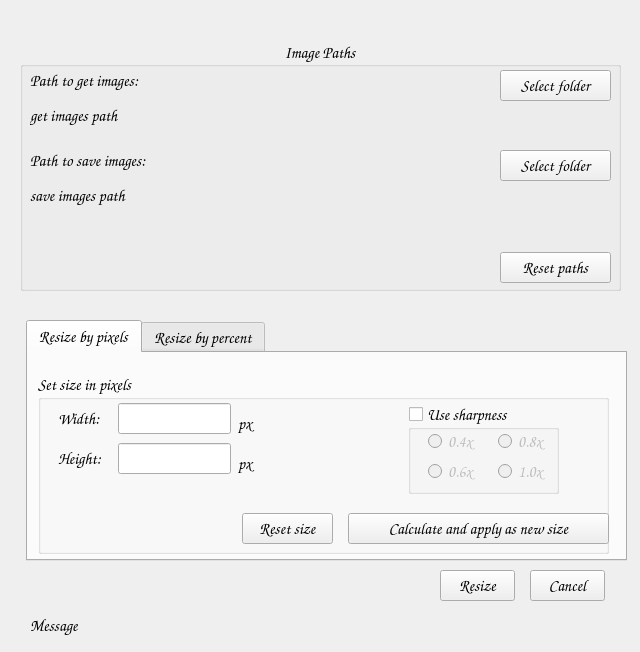
<?xml version="1.0" encoding="UTF-8"?>
<ui version="4.0">
 <class>mw_window</class>
 <widget class="QMainWindow" name="mw_window">
  <property name="geometry">
   <rect>
    <x>0</x>
    <y>0</y>
    <width>640</width>
    <height>652</height>
   </rect>
  </property>
  <property name="font">
   <font>
    <family>Comic Sans MS</family>
    <pointsize>12</pointsize>
   </font>
  </property>
  <property name="windowTitle">
   <string>Batch Image Resizer</string>
  </property>
  <widget class="QWidget" name="centralwidget">
   <widget class="QGroupBox" name="gb_paths">
    <property name="geometry">
     <rect>
      <x>20</x>
      <y>40</y>
      <width>601</width>
      <height>251</height>
     </rect>
    </property>
    <property name="title">
     <string>Image Paths</string>
    </property>
    <property name="alignment">
     <set>Qt::AlignCenter</set>
    </property>
    <property name="flat">
     <bool>true</bool>
    </property>
    <widget class="QLabel" name="lb_path_get">
     <property name="geometry">
      <rect>
       <x>10</x>
       <y>25</y>
       <width>141</width>
       <height>31</height>
      </rect>
     </property>
     <property name="text">
      <string>Path to get images:</string>
     </property>
    </widget>
    <widget class="QLabel" name="lb_path_save">
     <property name="geometry">
      <rect>
       <x>10</x>
       <y>110</y>
       <width>151</width>
       <height>20</height>
      </rect>
     </property>
     <property name="text">
      <string>Path to save images:</string>
     </property>
    </widget>
    <widget class="QPushButton" name="pb_open_images_path">
     <property name="geometry">
      <rect>
       <x>480</x>
       <y>30</y>
       <width>111</width>
       <height>31</height>
      </rect>
     </property>
     <property name="text">
      <string>Select folder</string>
     </property>
    </widget>
    <widget class="QPushButton" name="pb_save_images_path">
     <property name="geometry">
      <rect>
       <x>480</x>
       <y>110</y>
       <width>111</width>
       <height>31</height>
      </rect>
     </property>
     <property name="text">
      <string>Select folder</string>
     </property>
    </widget>
    <widget class="QLabel" name="lb_get_images_path">
     <property name="geometry">
      <rect>
       <x>10</x>
       <y>60</y>
       <width>581</width>
       <height>31</height>
      </rect>
     </property>
     <property name="text">
      <string>get images path</string>
     </property>
    </widget>
    <widget class="QLabel" name="lb_save_images_path">
     <property name="geometry">
      <rect>
       <x>10</x>
       <y>140</y>
       <width>581</width>
       <height>31</height>
      </rect>
     </property>
     <property name="text">
      <string>save images path</string>
     </property>
    </widget>
    <widget class="QPushButton" name="pb_reset_paths">
     <property name="geometry">
      <rect>
       <x>480</x>
       <y>212</y>
       <width>111</width>
       <height>31</height>
      </rect>
     </property>
     <property name="text">
      <string>Reset paths</string>
     </property>
    </widget>
   </widget>
   <widget class="QTabWidget" name="tabWidget">
    <property name="geometry">
     <rect>
      <x>26</x>
      <y>320</y>
      <width>601</width>
      <height>241</height>
     </rect>
    </property>
    <property name="currentIndex">
     <number>0</number>
    </property>
    <widget class="QWidget" name="tab_pixels">
     <attribute name="title">
      <string>Resize by pixels</string>
     </attribute>
     <widget class="QGroupBox" name="gb_pixels_size">
      <property name="geometry">
       <rect>
        <x>10</x>
        <y>20</y>
        <width>571</width>
        <height>181</height>
       </rect>
      </property>
      <property name="title">
       <string>Set size in pixels</string>
      </property>
      <property name="flat">
       <bool>true</bool>
      </property>
      <widget class="QLabel" name="lb_pixels_width">
       <property name="geometry">
        <rect>
         <x>20</x>
         <y>30</y>
         <width>61</width>
         <height>31</height>
        </rect>
       </property>
       <property name="text">
        <string>Width:</string>
       </property>
      </widget>
      <widget class="QLabel" name="lb_pixels_height">
       <property name="geometry">
        <rect>
         <x>20</x>
         <y>70</y>
         <width>51</width>
         <height>31</height>
        </rect>
       </property>
       <property name="text">
        <string>Height:</string>
       </property>
      </widget>
      <widget class="QLineEdit" name="le_pixels_width">
       <property name="geometry">
        <rect>
         <x>80</x>
         <y>30</y>
         <width>113</width>
         <height>31</height>
        </rect>
       </property>
      </widget>
      <widget class="QLineEdit" name="le_pixels_height">
       <property name="geometry">
        <rect>
         <x>80</x>
         <y>70</y>
         <width>113</width>
         <height>31</height>
        </rect>
       </property>
      </widget>
      <widget class="QLabel" name="lb_px">
       <property name="geometry">
        <rect>
         <x>200</x>
         <y>40</y>
         <width>21</width>
         <height>21</height>
        </rect>
       </property>
       <property name="text">
        <string>px</string>
       </property>
      </widget>
      <widget class="QLabel" name="lb_px_2">
       <property name="geometry">
        <rect>
         <x>200</x>
         <y>80</y>
         <width>21</width>
         <height>21</height>
        </rect>
       </property>
       <property name="text">
        <string>px</string>
       </property>
      </widget>
      <widget class="QPushButton" name="pb_calculate_pixels">
       <property name="geometry">
        <rect>
         <x>310</x>
         <y>140</y>
         <width>261</width>
         <height>31</height>
        </rect>
       </property>
       <property name="text">
        <string>Calculate and apply as new size</string>
       </property>
      </widget>
      <widget class="QPushButton" name="pb_reset_pixels">
       <property name="geometry">
        <rect>
         <x>204</x>
         <y>140</y>
         <width>91</width>
         <height>31</height>
        </rect>
       </property>
       <property name="text">
        <string>Reset size</string>
       </property>
      </widget>
      <widget class="QGroupBox" name="gb_sharpness_pixels">
       <property name="geometry">
        <rect>
         <x>370</x>
         <y>30</y>
         <width>151</width>
         <height>91</height>
        </rect>
       </property>
       <property name="title">
        <string>Use sharpness</string>
       </property>
       <property name="checkable">
        <bool>true</bool>
       </property>
       <property name="checked">
        <bool>false</bool>
       </property>
       <widget class="QRadioButton" name="rb_04_pix">
        <property name="geometry">
         <rect>
          <x>20</x>
          <y>30</y>
          <width>61</width>
          <height>17</height>
         </rect>
        </property>
        <property name="text">
         <string>0.4x</string>
        </property>
       </widget>
       <widget class="QRadioButton" name="rb_06_pix">
        <property name="geometry">
         <rect>
          <x>20</x>
          <y>60</y>
          <width>51</width>
          <height>17</height>
         </rect>
        </property>
        <property name="text">
         <string>0.6x</string>
        </property>
       </widget>
       <widget class="QRadioButton" name="rb_08_pix">
        <property name="geometry">
         <rect>
          <x>90</x>
          <y>30</y>
          <width>51</width>
          <height>17</height>
         </rect>
        </property>
        <property name="text">
         <string>0.8x</string>
        </property>
       </widget>
       <widget class="QRadioButton" name="rb_1_pix">
        <property name="geometry">
         <rect>
          <x>90</x>
          <y>60</y>
          <width>51</width>
          <height>17</height>
         </rect>
        </property>
        <property name="text">
         <string>1.0x</string>
        </property>
       </widget>
      </widget>
     </widget>
    </widget>
    <widget class="QWidget" name="tab_percent">
     <attribute name="title">
      <string>Resize by percent</string>
     </attribute>
     <widget class="QGroupBox" name="gb_percent_size">
      <property name="geometry">
       <rect>
        <x>10</x>
        <y>20</y>
        <width>571</width>
        <height>201</height>
       </rect>
      </property>
      <property name="title">
       <string>Set size in pixels</string>
      </property>
      <property name="flat">
       <bool>true</bool>
      </property>
      <widget class="QLabel" name="lb_perc">
       <property name="geometry">
        <rect>
         <x>200</x>
         <y>80</y>
         <width>21</width>
         <height>21</height>
        </rect>
       </property>
       <property name="text">
        <string>%</string>
       </property>
      </widget>
      <widget class="QPushButton" name="pb_calculate_percent">
       <property name="geometry">
        <rect>
         <x>310</x>
         <y>140</y>
         <width>261</width>
         <height>31</height>
        </rect>
       </property>
       <property name="text">
        <string>Calculate and apply as new size</string>
       </property>
      </widget>
      <widget class="QLabel" name="lb_percent_height">
       <property name="geometry">
        <rect>
         <x>20</x>
         <y>70</y>
         <width>51</width>
         <height>31</height>
        </rect>
       </property>
       <property name="text">
        <string>Height:</string>
       </property>
      </widget>
      <widget class="QLabel" name="lb_perc_2">
       <property name="geometry">
        <rect>
         <x>200</x>
         <y>40</y>
         <width>21</width>
         <height>21</height>
        </rect>
       </property>
       <property name="text">
        <string>%</string>
       </property>
      </widget>
      <widget class="QLineEdit" name="le_percent_height">
       <property name="geometry">
        <rect>
         <x>80</x>
         <y>70</y>
         <width>113</width>
         <height>31</height>
        </rect>
       </property>
      </widget>
      <widget class="QPushButton" name="pb_reset_percent">
       <property name="geometry">
        <rect>
         <x>204</x>
         <y>140</y>
         <width>91</width>
         <height>31</height>
        </rect>
       </property>
       <property name="text">
        <string>Reset size</string>
       </property>
      </widget>
      <widget class="QLineEdit" name="le_percent_width">
       <property name="geometry">
        <rect>
         <x>80</x>
         <y>30</y>
         <width>113</width>
         <height>31</height>
        </rect>
       </property>
      </widget>
      <widget class="QLabel" name="lb_percent_width">
       <property name="geometry">
        <rect>
         <x>20</x>
         <y>30</y>
         <width>61</width>
         <height>31</height>
        </rect>
       </property>
       <property name="text">
        <string>Width:</string>
       </property>
      </widget>
      <widget class="QGroupBox" name="gb_sharpness_percent">
       <property name="geometry">
        <rect>
         <x>370</x>
         <y>30</y>
         <width>151</width>
         <height>91</height>
        </rect>
       </property>
       <property name="title">
        <string>Use sharpness</string>
       </property>
       <property name="checkable">
        <bool>true</bool>
       </property>
       <property name="checked">
        <bool>false</bool>
       </property>
       <widget class="QRadioButton" name="rb_08_perc">
        <property name="geometry">
         <rect>
          <x>90</x>
          <y>30</y>
          <width>51</width>
          <height>17</height>
         </rect>
        </property>
        <property name="text">
         <string>0.8x</string>
        </property>
       </widget>
       <widget class="QRadioButton" name="rb_1_perc">
        <property name="geometry">
         <rect>
          <x>90</x>
          <y>60</y>
          <width>51</width>
          <height>17</height>
         </rect>
        </property>
        <property name="text">
         <string>1.0x</string>
        </property>
       </widget>
       <widget class="QRadioButton" name="rb_04_perc">
        <property name="geometry">
         <rect>
          <x>20</x>
          <y>30</y>
          <width>61</width>
          <height>17</height>
         </rect>
        </property>
        <property name="text">
         <string>0.4x</string>
        </property>
       </widget>
       <widget class="QRadioButton" name="rb_06_perc">
        <property name="geometry">
         <rect>
          <x>20</x>
          <y>60</y>
          <width>51</width>
          <height>17</height>
         </rect>
        </property>
        <property name="text">
         <string>0.6x</string>
        </property>
       </widget>
      </widget>
     </widget>
    </widget>
   </widget>
   <widget class="QPushButton" name="pb_main_resize">
    <property name="geometry">
     <rect>
      <x>440</x>
      <y>570</y>
      <width>75</width>
      <height>31</height>
     </rect>
    </property>
    <property name="text">
     <string>Resize</string>
    </property>
   </widget>
   <widget class="QPushButton" name="pb_main_cancel">
    <property name="geometry">
     <rect>
      <x>530</x>
      <y>570</y>
      <width>75</width>
      <height>31</height>
     </rect>
    </property>
    <property name="text">
     <string>Cancel</string>
    </property>
   </widget>
   <widget class="QLabel" name="lb_message">
    <property name="geometry">
     <rect>
      <x>30</x>
      <y>610</y>
      <width>591</width>
      <height>31</height>
     </rect>
    </property>
    <property name="text">
     <string>Message</string>
    </property>
   </widget>
  </widget>
 </widget>
 <resources/>
 <connections/>
</ui>
